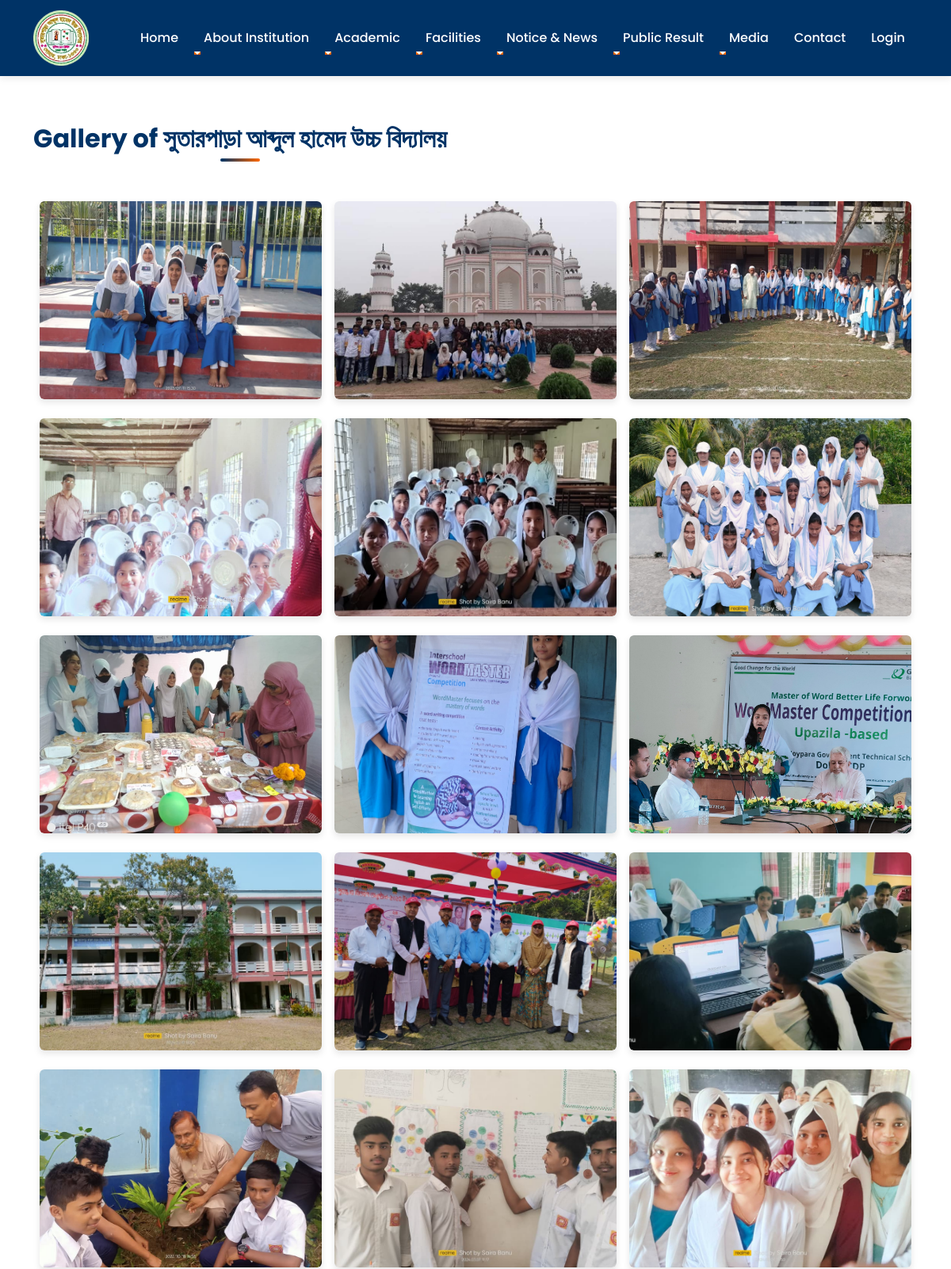
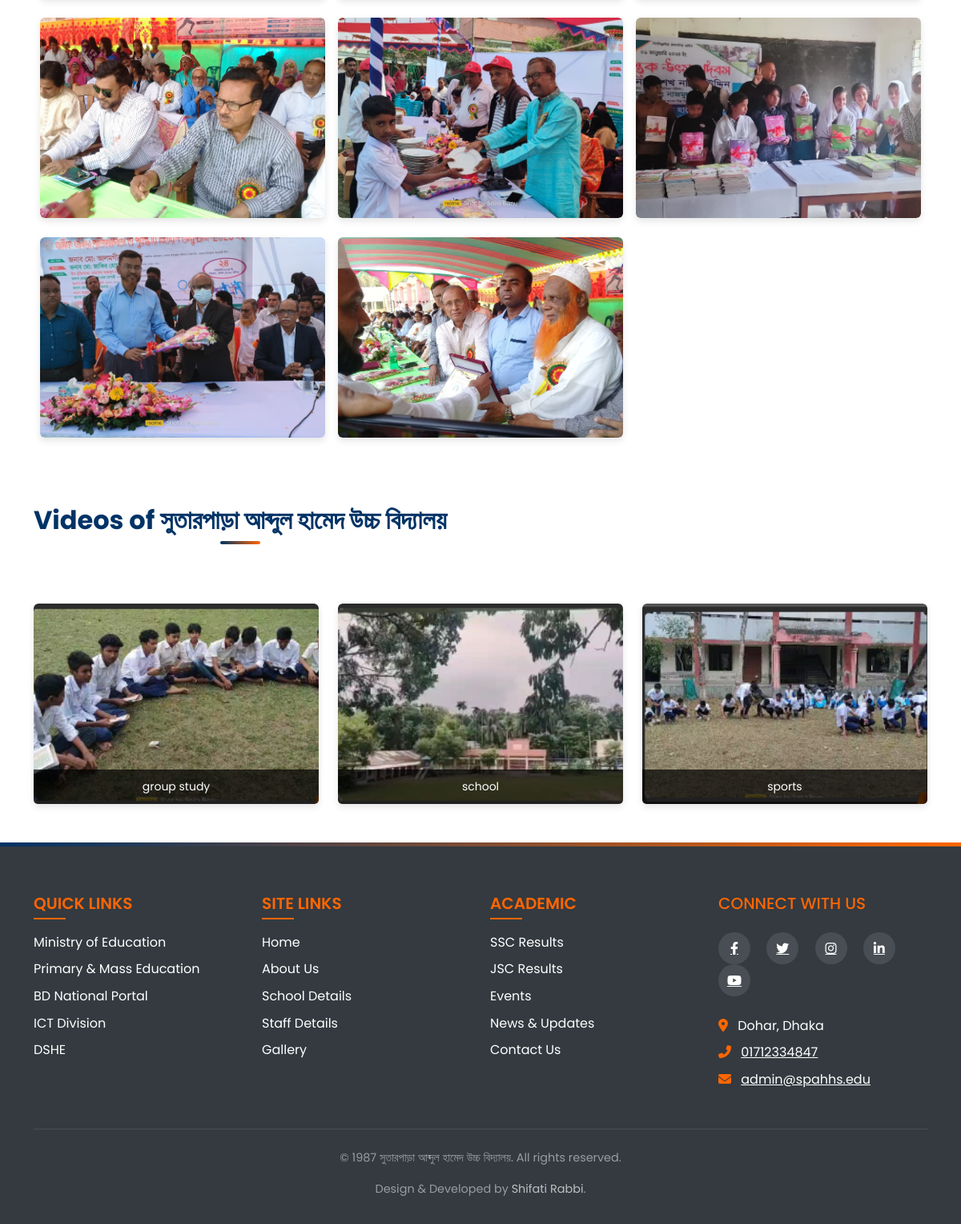
/gallery.php, run on the app's committed database (2 pictures, top to bottom).
### tables this page shows
CREATE TABLE `setting` (
  `id` int(11) NOT NULL,
  `current_year` int(11) NOT NULL,
  `current_semester` varchar(11) NOT NULL,
  `school_name` varchar(100) NOT NULL,
  `slogan` varchar(300) NOT NULL,
  `about` text NOT NULL
);

CREATE TABLE `gallery_images` (
  `id` int(11) NOT NULL,
  `file_name` varchar(255) NOT NULL,
  `file_path` varchar(255) NOT NULL,
  `thumbnail_path` varchar(255) DEFAULT NULL,
  `caption` varchar(255) DEFAULT NULL,
  `upload_date` timestamp NOT NULL DEFAULT current_timestamp(),
  `file_type` enum('image','video') NOT NULL
);

### data/setting.php (called while the page is built)
<?php
function getSetting($conn){
   $sql = "SELECT * FROM setting";
   $stmt = $conn->prepare($sql);
   $stmt->execute();
   if ($stmt->rowCount() == 1) {
     $settings = $stmt->fetch();
     return $settings;
   }else {
    return 0;
   }
}

### gallery.php (the view, shortened to what this page needs)
<?php
include "header.php";
$sql_images = "SELECT * FROM gallery_images WHERE file_type = 'image' ORDER BY upload_date DESC";
$stmt_images = $conn->prepare($sql_images);
$stmt_images->execute();
$images = $stmt_images->fetchAll();
$sql_videos = "SELECT * FROM gallery_images WHERE file_type = 'video' ORDER BY upload_date DESC";
$stmt_videos = $conn->prepare($sql_videos);
$stmt_videos->execute();
$videos = $stmt_videos->fetchAll();
?>
<div class="container">
    <h2 class="text-center section-title" style="margin: 60px 0px;">Gallery of <?= $setting['school_name'] ?></h2>
</div>
<div class="container" id="bootstrap-image-gallery">
    <div class="row mx-0">
        <?php foreach ($images as $image): ?>
            <div class="col-lg-4 col-md-6 col-sm-12 mb-4 px-2">
                <div class="gallery-item-wrapper">
                    <a class="lg-item" data-lg-size="1600-1067" data-src="<?= $image['file_path'] ?>"
                       data-sub-html="<h4><?= htmlspecialchars($image['caption']) ?></h4>">
                        <img src="<?= $image['file_path'] ?>" class="gallery-img" alt="<?= htmlspecialchars($image['caption']) ?>" />
                    </a>
                </div>
            </div>
        <?php endforeach; ?>
    </div>
</div>
<div class="container">
    <h2 class="text-center section-title" style="margin: 60px 0px;">Videos of <?= $setting['school_name'] ?></h2>
</div>
<div class="container py-4">
    <div class="row">
        <?php foreach ($videos as $video): ?>
            <div class="col-lg-4 col-md-6 col-sm-12 mb-4 text-center">
                <div class="video-thumb-wrapper">
                    <?php
                    $thumbnail = !empty($video['thumbnail_path']) && file_exists($video['thumbnail_path'])
                                 ? $video['thumbnail_path']
                                 : 'img/video-thumb-placeholder.jpg';
                    ?>
                    <img src="<?= $thumbnail ?>"
                         class="video-thumb" alt="<?= htmlspecialchars($video['caption']) ?>"
                         data-bs-toggle="modal" data-bs-target="#videoModal"
                         data-video="<?= $video['file_path'] ?>"
                         data-caption="<?= htmlspecialchars($video['caption']) ?>" />
                    <?php if ($video['caption']): ?>
                        <div class="video-caption"><?= $video['caption'] ?></div>
                    <?php endif; ?>
                </div>
            </div>
        <?php endforeach; ?>
    </div>
</div>
<?php include "footer.php"; ?>

### footer.php (shortened to what this page needs)
<footer class="footer">
    <div class="container">
        <div class="row">
            <div class="col-md-3 mb-4 mb-md-0">
                <div class="footer-links">
                    <h5 class="text-uppercase mb-4" style="color: var(--secondary-color);">Quick Links</h5>
                    <ul class="list-unstyled">
                        <li class="mb-2"><a href="https://www.moedu.gov.bd/" class="text-white footer-link">Ministry of Education</a></li>
                        <li class="mb-2"><a href="https://www.mopme.gov.bd/" class="text-white footer-link">Primary & Mass Education</a></li>
                        <li class="mb-2"><a href="https://bangladesh.gov.bd/" class="text-white footer-link">BD National Portal</a></li>
                        <li class="mb-2"><a href="https://a2i.gov.bd/" class="text-white footer-link">ICT Division</a></li>
                        <li class="mb-2"><a href="http://www.dshe.gov.bd/" class="text-white footer-link">DSHE</a></li>
                    </ul>
                </div>
            </div>
            <div class="col-md-3 mb-4 mb-md-0">
                <div class="footer-links">
                    <h5 class="text-uppercase mb-4" style="color: var(--secondary-color);">Site Links</h5>
                    <ul class="list-unstyled">
                        <li class="mb-2"><a href="index" class="text-white footer-link">Home</a></li>
                        <li class="mb-2"><a href="about" class="text-white footer-link">About Us</a></li>
                        <li class="mb-2"><a href="basic-info" class="text-white footer-link">School Details</a></li>
                        <li class="mb-2"><a href="people_info" class="text-white footer-link">Staff Details</a></li>
                        <li class="mb-2"><a href="gallery" class="text-white footer-link">Gallery</a></li>
                    </ul>
                </div>
            </div>
            <div class="col-md-3 mb-4 mb-md-0">
                <div class="footer-links">
                    <h5 class="text-uppercase mb-4" style="color: var(--secondary-color);">Academic</h5>
                    <ul class="list-unstyled">
                        <li class="mb-2"><a href="public_results_ssc" class="text-white footer-link">SSC Results</a></li>
                        <li class="mb-2"><a href="public_results_jsc" class="text-white footer-link">JSC Results</a></li>
                        <li class="mb-2"><a href="events" class="text-white footer-link">Events</a></li>
                        <li class="mb-2"><a href="news" class="text-white footer-link">News & Updates</a></li>
                        <li class="mb-2"><a href="contact" class="text-white footer-link">Contact Us</a></li>
                    </ul>
                </div>
            </div>
            <div class="col-md-3">
                <div class="footer-contact">
                    <h5 class="text-uppercase mb-4" style="color: var(--secondary-color);">Connect With Us</h5>
                    <div class="social-icons mb-4">
                        <a href="https://www.facebook.com/groups/348161615295603/" class="text-white me-3 social-icon"><i class="fab fa-facebook-f"></i></a>
                        <a href="#" class="text-white me-3 social-icon"><i class="fab fa-twitter"></i></a>
                        <a href="#" class="text-white me-3 social-icon"><i class="fab fa-instagram"></i></a>
                        <a href="#" class="text-white me-3 social-icon"><i class="fab fa-linkedin-in"></i></a>
                        <a href="#" class="text-white me-3 social-icon"><i class="fab fa-youtube"></i></a>
                    </div>
                    <address class="mb-0">
                        <p class="mb-2">
                            <i class="fas fa-map-marker-alt me-2" style="color: var(--secondary-color);"></i>
                            <span>Dohar, Dhaka</span>
                        </p>
                        <p class="mb-2">
                            <i class="fas fa-phone-alt me-2" style="color: var(--secondary-color);"></i>
                            <a href="tel:01712334847" class="text-white">01712334847</a>
                        </p>
                        <p class="mb-0">
                            <i class="fas fa-envelope me-2" style="color: var(--secondary-color);"></i>
                            <a href="mailto:admin@spahhs.edu" class="text-white">admin@spahhs.edu</a>
                        </p>
                    </address>
                </div>
            </div>
        </div>
        <div class="copyright text-center">
            <p>&copy; <?=$setting['current_year']?> <?=$setting['school_name']?>. All rights reserved.</p>
            <p>Design & Developed by <a href="tel: 01571501416" style="text-decoration: none; color: silver;">Shifati Rabbi</a>.</p>
        </div>
    </div>
</footer>
</body>
</html>

### css/style.css (style rules this page uses)
:root { --primary-color: #003366; --secondary-color: #ff6600; --light-color: #f8f9fa; --dark-color: #343a40; --transition-speed: 0.4s; }
body { font-family: 'Poppins', 'Segoe UI', Tahoma, Geneva, Verdana, sans-serif; line-height: 1.6; color: #333; overflow-x: hidden; }
html { scroll-behavior: smooth; }
.section-title { color: var(--primary-color); font-weight: 700; margin-bottom: 30px; position: relative; display: inline-block; }
.section-title:after { content: ''; position: absolute; width: 50%; height: 3px; background-color: var(--secondary-color); bottom: -10px; left: 0; }
.footer { background-color: var(--dark-color); color: white; padding: 4rem 0 1rem; position: relative; }
.footer::before { content: ''; position: absolute; top: 0; left: 0; width: 100%; height: 5px; background: linear-gradient(90deg, var(--primary-color), var(--secondary-color)); }
.footer-links h5 { color: white; font-weight: 600; margin-bottom: 1.5rem; position: relative; }
.footer-links h5::after { content: ''; position: absolute; bottom: -8px; left: 0; width: 40px; height: 2px; background-color: var(--secondary-color); }
.footer-links ul { list-style: none; padding-left: 0; }
.footer-links li { margin-bottom: 0.75rem; }
.footer-links a { color: rgba(255, 255, 255, 0.7); text-decoration: none; transition: all var(--transition-speed) ease; position: relative; padding-left: 0; }
.footer-links a::before { content: '→'; position: absolute; left: -15px; opacity: 0; transition: all var(--transition-speed) ease; color: var(--secondary-color); }
.social-icons a { display: inline-flex; align-items: center; justify-content: center; width: 40px; height: 40px; background-color: rgba(255, 255, 255, 0.1); border-radius: 50%; color: white; margin-right: 0.75rem; transition: all var(--transition-speed) ease; }
.copyright { border-top: 1px solid rgba(255, 255, 255, 0.1); padding-top: 1.5rem; margin-top: 3rem; text-align: center; color: rgba(255, 255, 255, 0.5); font-size: 0.9rem; }
.section-title { color: var(--primary-color); font-weight: 700; margin-bottom: 2.5rem; position: relative; display: inline-block; font-size: 2rem; }
.section-title::after { content: ''; position: absolute; width: 50px; height: 4px; background: linear-gradient(90deg, var(--primary-color), var(--secondary-color)); bottom: -10px; left: 50%; transform: translateX(-50%); border-radius: 2px; }
.gallery-img { height: 270px; object-fit: cover; width: 100%; border-radius: 6px; box-shadow: 0 4px 8px rgba(0, 0, 0, 0.15); transition: transform 0.3s ease; }
#bootstrap-image-gallery img { transition: transform 0.3s ease; cursor: pointer; }
.video-thumb { width: 100%; height: 270px; object-fit: cover; cursor: pointer; border-radius: 6px; transition: transform 0.3s ease; box-shadow: 0 4px 10px rgba(0, 0, 0, 0.15); }

### gallery.php (style rules this page uses)
.gallery-item-wrapper, .video-thumb-wrapper { position: relative; overflow: hidden; border-radius: 5px; box-shadow: 0 4px 8px rgba(0,0,0,0.1); transition: transform 0.3s; }
.gallery-img, .video-thumb { width: 100%; height: 250px; object-fit: cover; transition: transform 0.3s; }
.image-caption, .video-caption { position: absolute; bottom: 0; left: 0; right: 0; background: rgba(0,0,0,0.7); color: white; padding: 10px; text-align: center; font-size: 14px; }

### data on the page
setting: school_name "সুতারপাড়া আব্দুল হামেদ উচ্চ বিদ্যালয়", current_year "1987"
gallery_images: file_path (picture)
gallery_images: file_path (picture)
gallery_images: file_path (picture)
gallery_images: file_path (picture)
gallery_images: file_path (picture)
gallery_images: file_path (picture)
gallery_images: file_path (picture)
gallery_images: file_path (picture)
gallery_images: file_path (picture)
gallery_images: file_path (picture)
gallery_images: file_path (picture)
gallery_images: file_path (picture)
gallery_images: file_path (picture)
gallery_images: file_path (picture)
gallery_images: file_path (picture)
gallery_images: file_path (picture)
gallery_images: file_path (picture)
gallery_images: file_path (picture)
gallery_images: file_path (picture)
gallery_images: file_path (picture)
gallery_images: thumbnail_path (picture), caption "group study"
gallery_images: thumbnail_path (picture), caption "school"
gallery_images: thumbnail_path (picture), caption "sports"
